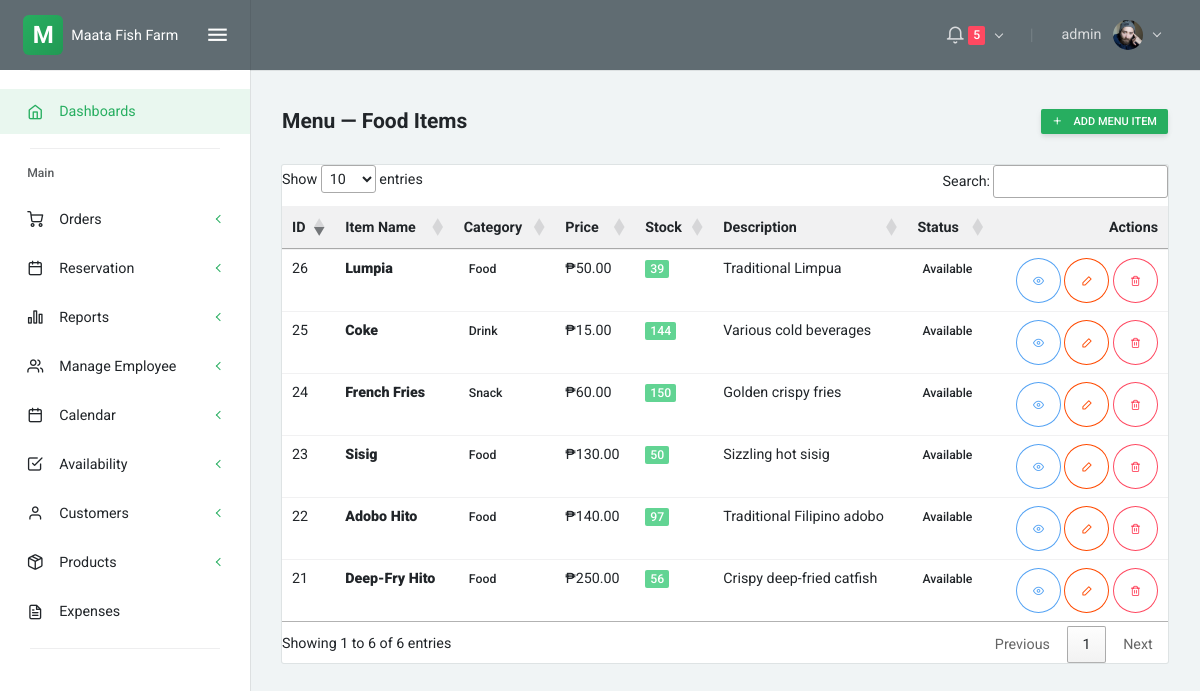
/products_menu.php (signed in), run on the app's committed database.
### tables this page shows
CREATE TABLE `users` (
  `id` int(11) NOT NULL,
  `username` varchar(50) NOT NULL,
  `email` varchar(100) NOT NULL,
  `password` varchar(255) NOT NULL,
  `full_name` varchar(100) DEFAULT NULL,
  `role` enum('admin','staff','manager') DEFAULT 'staff',
  `status` enum('active','inactive') DEFAULT 'active',
  `created_at` timestamp NOT NULL DEFAULT current_timestamp(),
  `updated_at` timestamp NOT NULL DEFAULT current_timestamp() ON UPDATE current_timestamp()
);

CREATE TABLE `products` (
  `id` int(11) NOT NULL,
  `name` varchar(100) NOT NULL,
  `category` enum('fish','food','snack','drink') NOT NULL,
  `description` text DEFAULT NULL,
  `image` varchar(255) DEFAULT NULL,
  `price` decimal(10,2) NOT NULL,
  `unit` enum('kg','piece','order','pcs') DEFAULT 'kg',
  `stock_quantity` int(11) DEFAULT 0,
  `status` enum('available','unavailable') DEFAULT 'available',
  `created_at` timestamp NOT NULL DEFAULT current_timestamp(),
  `updated_at` timestamp NOT NULL DEFAULT current_timestamp() ON UPDATE current_timestamp()
);

### products_menu.php (the view, shortened to what this page needs)
<?php include 'partials/head.php'; ?>
<?php include 'partials/sidenav.php'; ?>
<?php include 'partials/navbar.php'; ?>
                <div class="layout-content">
                    <div class="container-fluid flex-grow-1 container-p-y">
                        <div class="row align-items-center mb-3">
                            <div class="col">
                                <h4 class="font-weight-bold py-3 mb-0">Menu — Food Items</h4>
                            </div>
                            <div class="col-auto">
                                <a href="products_add.php?category=food" class="btn btn-sm btn-primary">
                                    <i class="feather icon-plus mr-2"></i> Add Menu Item
                                </a>
                            </div>
                        </div>
                        <div class="card">
                            <div class="table-responsive">
                            <table id="menuTable" class="table table-sm mb-0">
                                <thead class="bg-light">
                                    <tr>
                                        <th>ID</th>
                                        <th>Item Name</th>
                                        <th>Category</th>
                                        <th>Price</th>
                                        <th>Stock</th>
                                        <th>Description</th>
                                        <th>Status</th>
                                        <th class="text-right">Actions</th>
                                    </tr>
                                </thead>
                                <tbody>
                                    <?php
                                    require __DIR__ . '/config/db.php';
                                    $menu = [];
                                    $stmt = $conn->prepare('SELECT id, name, category, description, price, unit, stock_quantity, status, image FROM products WHERE category IN ("food", "snack", "drink") ORDER BY category ASC, name ASC');
                                    if ($stmt) {
                                        $stmt->execute();
                                        $res = $stmt->get_result();
                                        while ($r = $res->fetch_assoc()) $menu[] = $r;
                                    }
                                    if (empty($menu)) {
                                        echo '<tr><td colspan="8" class="text-center text-muted py-4">No menu items found. <a href="products_add.php?category=food">Add one now</a></td></tr>';
                                    } else {
                                        foreach ($menu as $m):
                                    ?>
                                    <tr>
                                        <td><?php echo (int)$m['id']; ?></td>
                                        <td><strong><?php echo htmlspecialchars($m['name']); ?></strong></td>
                                        <td><span class="badge badge-light-primary"><?php echo htmlspecialchars(ucfirst($m['category'])); ?></span></td>
                                        <td>₱<?php echo number_format($m['price'], 2); ?></td>
                                        <td><span class="badge badge-success"><?php echo (int)$m['stock_quantity']; ?></span></td>
                                        <td><?php echo htmlspecialchars(substr($m['description'] ?? '', 0, 40)); ?></td>
                                        <td><span class="badge badge-light-<?php echo ($m['status'] === 'available') ? 'success' : 'danger'; ?>"><?php echo htmlspecialchars(ucfirst($m['status'])); ?></span></td>
                                        <td class="text-right">
                                            <button class="btn btn-sm btn-icon btn-outline-info view-menu"
                                                data-id="<?php echo (int)$m['id']; ?>"
                                                data-name="<?php echo htmlspecialchars($m['name']); ?>"
                                                data-category="<?php echo htmlspecialchars($m['category']); ?>"
                                                data-price="<?php echo number_format($m['price'], 2, '.', ''); ?>"
                                                data-stock="<?php echo (int)$m['stock_quantity']; ?>"
                                                data-desc="<?php echo htmlspecialchars($m['description']); ?>"
                                                data-status="<?php echo htmlspecialchars($m['status']); ?>"
                                                data-image="<?php echo htmlspecialchars($m['image'] ?? ''); ?>"
                                                title="View"><i class="feather icon-eye"></i></button>
                                            <button class="btn btn-sm btn-icon btn-outline-primary edit-menu"
                                                data-id="<?php echo (int)$m['id']; ?>"
                                                data-name="<?php echo htmlspecialchars($m['name']); ?>"
                                                data-category="<?php echo htmlspecialchars($m['category']); ?>"
                                                data-price="<?php echo number_format($m['price'], 2, '.', ''); ?>"
                                                data-stock="<?php echo (int)$m['stock_quantity']; ?>"
                                                data-desc="<?php echo htmlspecialchars($m['description']); ?>"
                                                data-status="<?php echo htmlspecialchars($m['status']); ?>"
                                                title="Edit"><i class="feather icon-edit-2"></i></button>
                                            <button class="btn btn-sm btn-icon btn-outline-danger delete-menu" data-id="<?php echo (int)$m['id']; ?>" title="Delete"><i class="feather icon-trash-2"></i></button>
                                        </td>
                                    </tr>
                                    <?php
                                        endforeach;
                                    }
                                    ?>
                                </tbody>
                            </table>
                            </div>
                        </div>
                    </div>
                </div>
<?php include 'partials/footer.php'; ?>
<link rel="stylesheet" href="https://cdn.datatables.net/1.13.6/css/jquery.dataTables.min.css">

### partials/navbar.php (shortened to what this page needs)
<?php
require_once __DIR__ . '/../config/db.php';
$user_id = $_SESSION['user_id'] ?? null;
$nav_user = null;
if ($user_id) {
    $u_stmt = $conn->prepare('SELECT id, username, full_name FROM users WHERE id = ? LIMIT 1');
    if ($u_stmt) {
        $u_stmt->bind_param('i', $user_id);
        $u_stmt->execute();
        if (method_exists($u_stmt, 'get_result')) {
            $u_res = $u_stmt->get_result();
            $nav_user = $u_res->fetch_assoc();
        } else {
            $u_stmt->bind_result($nid, $nusername, $nfull_name);
            if ($u_stmt->fetch()) {
                $nav_user = ['id' => $nid, 'username' => $nusername, 'full_name' => $nfull_name];
            }
        }
    }
}
$pending_count = 0;
$status = 'pending';
$pc_stmt = $conn->prepare('SELECT COUNT(*) as cnt FROM reservations WHERE status = ?');
if ($pc_stmt) {
    $pc_stmt->bind_param('s', $status);
    $pc_stmt->execute();
    $pc_res = $pc_stmt->get_result();
    $pending_count = (int)($pc_res->fetch_assoc()['cnt'] ?? 0);
}
?>
<div class="layout-container">
    <nav class="layout-navbar navbar navbar-expand-lg align-items-lg-center bg-dark container-p-x" id="layout-navbar">
        <div class="navbar-collapse collapse" id="layout-navbar-collapse">
            <div class="navbar-nav align-items-lg-center ml-auto">
                <div class="demo-navbar-notifications nav-item dropdown mr-lg-3">
                    <a class="nav-link dropdown-toggle" href="javascript:void(0);" data-toggle="dropdown" aria-haspopup="true" aria-expanded="false" style="cursor: pointer; pointer-events: auto;">
                        <i class="feather icon-bell navbar-icon align-middle"></i>
                        <?php if ($pending_count > 0): ?>
                        <span class="badge badge-danger"><?php echo $pending_count; ?></span>
                        <?php endif; ?>
                    </a>
                </div>
                <div class="nav-item d-none d-lg-block text-big font-weight-light line-height-1 opacity-25 mr-3 ml-1">|</div>
                <div class="demo-navbar-user nav-item dropdown">
                    <a class="nav-link dropdown-toggle" href="javascript:void(0);" data-toggle="dropdown" aria-haspopup="true" aria-expanded="false" style="cursor: pointer; pointer-events: auto;">
                        <span class="d-inline-flex flex-lg-row-reverse align-items-center align-middle">
                            <img src="assets/img/avatars/1.png" alt class="d-block ui-w-30 rounded-circle">
                            <span class="px-1 mr-lg-2 ml-2 ml-lg-0"><?php echo htmlspecialchars(
                                ($user['full_name'] ?? $user['username'] ?? null) ?: ($nav_user['full_name'] ?? $nav_user['username'] ?? 'Admin')
                            ); ?></span>
                        </span>
                    </a>
                </div>
            </div>
        </div>
    </nav>

### assets/css/uikit.css (style rules this page uses)
.ui-w-30 { width: 30px !important; height: auto; }
.btn-icon { width: 45px; height: 45px; margin: 0; border-radius: 50%; padding: 0; display: -webkit-inline-box; display: -ms-inline-flexbox; display: inline-flex; -webkit-box-align: center; -ms-flex-align: center; align-items: center; -webkit-box-pack: center; -ms-flex-pack: center; justify-content: center; line-height: 1; }

### partials/head.php (style rules this page uses)
:root { --primary-color: #27ae60; --primary-dark: #229954; --primary-light: #52be80; }
.btn-primary { background-color: #27ae60 !important; border-color: #27ae60 !important; }
a { color: #27ae60; }
.layout-navbar { position: relative; z-index: 1030 !important; overflow: visible !important; }
.layout-navbar .navbar-nav { overflow: visible !important; }
.layout-navbar .dropdown { position: relative; overflow: visible !important; }
.navbar-collapse { overflow: visible !important; }

### data on the page
users: full_name "admin"
products: id "22", name "Adobo Hito", category "Food", price "140.00", stock_quantity "97", description "Traditional Filipino adobo", status "Available"
products: id "21", name "Deep-Fry Hito", category "Food", price "250.00", stock_quantity "56", description "Crispy deep-fried catfish", status "Available"
products: id "26", name "Lumpia", category "Food", price "50.00", stock_quantity "39", description "Traditional Limpua", status "Available"
products: id "23", name "Sisig", category "Food", price "130.00", stock_quantity "50", description "Sizzling hot sisig", status "Available"
products: id "24", name "French Fries", category "Snack", price "60.00", stock_quantity "150", description "Golden crispy fries", status "Available"
products: id "25", name "Coke", category "Drink", price "15.00", stock_quantity "144", description "Various cold beverages", status "Available"

### other printed values
$pending_count "5"
